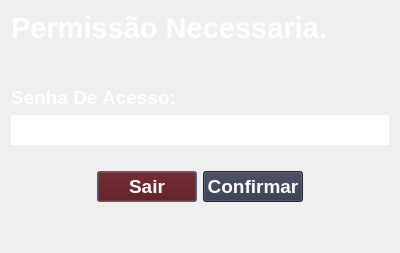
<?xml version="1.0" encoding="UTF-8"?>
<ui version="4.0">
 <class>Dialog</class>
 <widget class="QDialog" name="Dialog">
  <property name="geometry">
   <rect>
    <x>0</x>
    <y>0</y>
    <width>400</width>
    <height>253</height>
   </rect>
  </property>
  <property name="windowTitle">
   <string>Permissão Necessaria.</string>
  </property>
  <property name="styleSheet">
   <string notr="true">

background-color: rgb(24,30,54);
border :2px solid ;
border-color: rgb(255, 255, 255);

QDialog{
border :2px solid ;
border-color: rgb(255, 255, 255);


}

</string>
  </property>
  <layout class="QGridLayout" name="gridLayout_2">
   <item row="0" column="0">
    <widget class="QLabel" name="label">
     <property name="font">
      <font>
       <pointsize>22</pointsize>
       <weight>75</weight>
       <bold>true</bold>
       <underline>false</underline>
      </font>
     </property>
     <property name="styleSheet">
      <string notr="true">color: rgb(255, 255, 255);
border:none;</string>
     </property>
     <property name="text">
      <string>Permissão Necessaria.</string>
     </property>
    </widget>
   </item>
   <item row="1" column="0">
    <layout class="QVBoxLayout" name="verticalLayout_2">
     <item>
      <spacer name="verticalSpacer_2">
       <property name="orientation">
        <enum>Qt::Vertical</enum>
       </property>
       <property name="sizeHint" stdset="0">
        <size>
         <width>20</width>
         <height>40</height>
        </size>
       </property>
      </spacer>
     </item>
     <item>
      <widget class="QLabel" name="label_2">
       <property name="font">
        <font>
         <pointsize>14</pointsize>
         <weight>75</weight>
         <bold>true</bold>
        </font>
       </property>
       <property name="styleSheet">
        <string notr="true">color: rgb(255, 255, 255);
border:none;</string>
       </property>
       <property name="text">
        <string>Senha De Acesso:</string>
       </property>
      </widget>
     </item>
     <item>
      <widget class="QLineEdit" name="lineEdit_senha">
       <property name="minimumSize">
        <size>
         <width>0</width>
         <height>30</height>
        </size>
       </property>
       <property name="font">
        <font>
         <pointsize>12</pointsize>
        </font>
       </property>
       <property name="styleSheet">
        <string notr="true">color: rgb(255, 255, 255);
border:1px solid;
border-color: rgb(255, 255, 255);
</string>
       </property>
       <property name="maxLength">
        <number>30</number>
       </property>
       <property name="echoMode">
        <enum>QLineEdit::Password</enum>
       </property>
      </widget>
     </item>
     <item>
      <spacer name="horizontalSpacer">
       <property name="orientation">
        <enum>Qt::Horizontal</enum>
       </property>
       <property name="sizeHint" stdset="0">
        <size>
         <width>40</width>
         <height>20</height>
        </size>
       </property>
      </spacer>
     </item>
     <item>
      <layout class="QHBoxLayout" name="horizontalLayout_19">
       <item>
        <spacer name="horizontalSpacer_31">
         <property name="orientation">
          <enum>Qt::Horizontal</enum>
         </property>
         <property name="sizeHint" stdset="0">
          <size>
           <width>40</width>
           <height>20</height>
          </size>
         </property>
        </spacer>
       </item>
       <item>
        <widget class="QPushButton" name="pushButton_sair">
         <property name="minimumSize">
          <size>
           <width>100</width>
           <height>0</height>
          </size>
         </property>
         <property name="font">
          <font>
           <pointsize>14</pointsize>
           <weight>75</weight>
           <bold>true</bold>
          </font>
         </property>
         <property name="cursor">
          <cursorShape>PointingHandCursor</cursorShape>
         </property>
         <property name="styleSheet">
          <string notr="true">background-color:rgb(85, 0, 0);

color: rgb(255, 255, 255);
border-color: rgb(46,51,73);
</string>
         </property>
         <property name="text">
          <string>Sair</string>
         </property>
        </widget>
       </item>
       <item>
        <widget class="QPushButton" name="pushButton_confimar">
         <property name="font">
          <font>
           <pointsize>14</pointsize>
           <weight>75</weight>
           <bold>true</bold>
          </font>
         </property>
         <property name="cursor">
          <cursorShape>PointingHandCursor</cursorShape>
         </property>
         <property name="styleSheet">
          <string notr="true">background-color: rgb(46,51,73);
color: rgb(255, 255, 255);
border-color: rgb(46,51,73);
</string>
         </property>
         <property name="text">
          <string>Confirmar</string>
         </property>
         <property name="default">
          <bool>false</bool>
         </property>
         <property name="flat">
          <bool>false</bool>
         </property>
        </widget>
       </item>
       <item>
        <spacer name="horizontalSpacer_32">
         <property name="orientation">
          <enum>Qt::Horizontal</enum>
         </property>
         <property name="sizeHint" stdset="0">
          <size>
           <width>40</width>
           <height>20</height>
          </size>
         </property>
        </spacer>
       </item>
      </layout>
     </item>
     <item>
      <spacer name="verticalSpacer">
       <property name="orientation">
        <enum>Qt::Vertical</enum>
       </property>
       <property name="sizeType">
        <enum>QSizePolicy::Minimum</enum>
       </property>
       <property name="sizeHint" stdset="0">
        <size>
         <width>20</width>
         <height>40</height>
        </size>
       </property>
      </spacer>
     </item>
    </layout>
   </item>
  </layout>
 </widget>
 <resources/>
 <connections/>
</ui>
